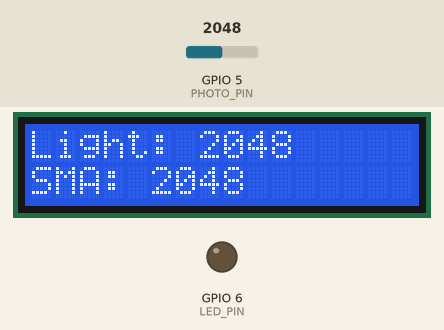
A sketch run on a simulated ESP32-S3. Parts: 16×2 character LCD, output pins drawn as LEDs (lit = HIGH). Dashed ring = blinking. Inputs (shaded band) come from the test bench; at power-on: GPIO 5 (PHOTO_PIN) = 2048. What the sketch prints to the serial monitor is not drawn.

Above: at 1.2 s.
1.3 s: GPIO 5 (PHOTO_PIN) set to 319
At 2.3 s:
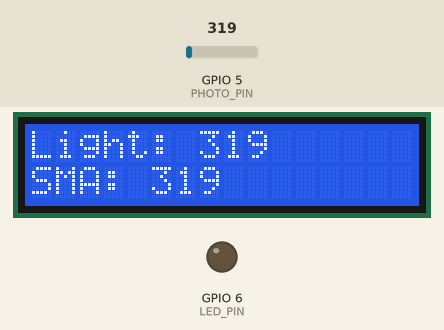
3.1 s: GPIO 5 (PHOTO_PIN) set to 271
At 4.94 s:
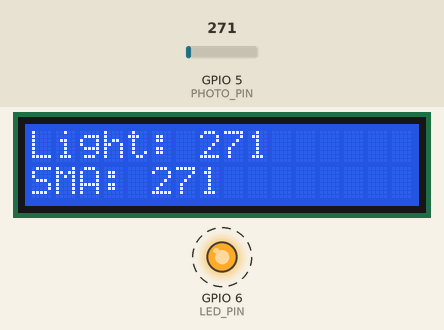
6.1 s: GPIO 5 (PHOTO_PIN) set to 2047
At 6.7 s:
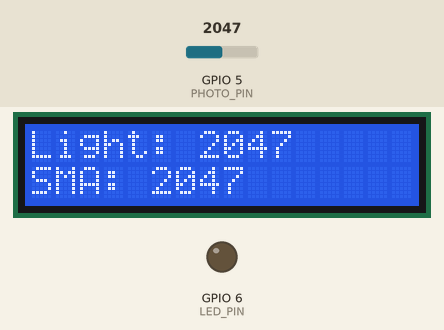
9.1 s: GPIO 5 (PHOTO_PIN) set to 491
At 10.0 s:
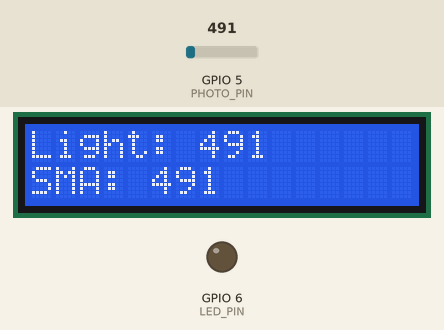
12.1 s: GPIO 5 (PHOTO_PIN) set to 0
At 14.4 s:
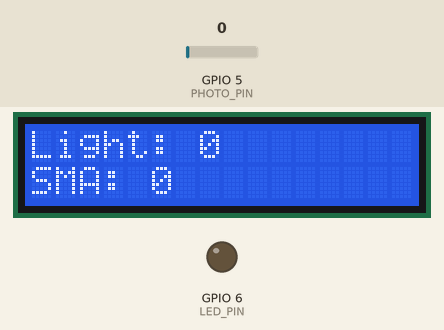
15.1 s: GPIO 5 (PHOTO_PIN) set to 8
At 16.7 s:
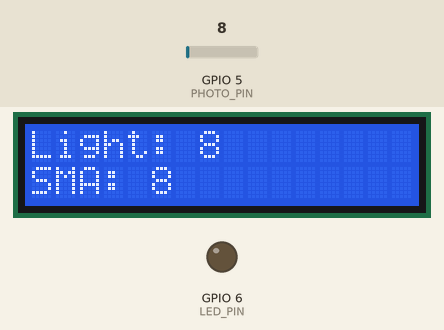
18.1 s: GPIO 5 (PHOTO_PIN) set to 11
Timing chart, 0 to 22.1 s (numbered marks = the images above; inputs shaded):
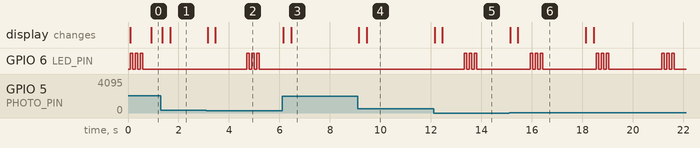

The sketch:

Lab4Part2.ino
```cpp
// File Name: Lab4Part2
// Authors: Arjun Manu, Andrew Lin
// Date: 8/9/25
// Description: Part II creates a scheduler with three tasks: a light detector for
//              data selection and simple moving average (sma) calculation, an LCD printer,
//              an alarm that flashes 3 times when the SMA is outside the desired range, and a
//              primer number calculator. Tasks are split onto different cores and use a binary
//              semaphore to synchronize data.
// Used ChatGPT to figure out Prime number calculator

// Libraries
#include <Arduino.h>
#include <Wire.h>
#include <LiquidCrystal_I2C.h>
#include "freertos/FreeRTOS.h"
#include "freertos/task.h"

#define PHOTO_PIN 5
#define LED_PIN 6

LiquidCrystal_I2C lcd(0x27, 16, 2);

// Initialize handles
SemaphoreHandle_t lightLevelSync;
TaskHandle_t TaskLightHandle;
TaskHandle_t TaskLCDHandle;
TaskHandle_t TaskAlarmHandle;
TaskHandle_t TaskPrimeHandle;

volatile int lightLevel = 0;
volatile float sma = 0;

// Name: setup
// Description: Sets up the serial monitor, the lcd, the semaphore, and the tasks (while
//              pinning them to their respective cores)
void setup(){
  Serial.begin(115200);
  Wire.begin(SDA, SCL);
  lcd.init();
  lcd.backlight();

  lightLevelSync = xSemaphoreCreateBinary();
  xSemaphoreGive(lightLevelSync);

  xTaskCreatePinnedToCore(lightDetector, "Light Detector Task", 8192, NULL, 1, &TaskLightHandle, 0);
  xTaskCreatePinnedToCore(LCD, "LCD Task", 4096, NULL, 1, &TaskLCDHandle, 0);
  xTaskCreatePinnedToCore(anomalyAlarm, "Anomaly Alarm Task", 1024, NULL, 1, &TaskAlarmHandle, 1);
  xTaskCreatePinnedToCore(primeCalculation, "Prime Calculation Task", 1024, NULL, 1, &TaskPrimeHandle, 1);
}

void loop(){}

// Name: lightDetector
// Description: This task first takes the binary semaphore and
//              reads the analog values from the photoResister pin
//              and then puts it into an array with size 5 (sma window size)
//              and finds the average of the numbers in the array. When index
//              reaches 4, reset back down to first index.
//              This task then gives the binary semaphore.
void lightDetector(void *arg){
// ====================> TODO:
//          1. Initialize Variables
  const int windowSize = 5;
  int reading;
  int smaBuffer[windowSize] = {0};
  int smaIndex = 0;
  pinMode(PHOTO_PIN, INPUT);

  while(1){
    reading = analogRead(PHOTO_PIN);
    if(xSemaphoreTake(lightLevelSync, portMAX_DELAY)){
      smaBuffer[smaIndex] = lightLevel;
      smaIndex = (smaIndex + 1) % windowSize;

      int sum = 0;
      for(int i = 0; i < windowSize; i++){
        sum += smaBuffer[i];
      }

      sma = sum / (float)windowSize;
      lightLevel = reading;

      if(xSemaphoreGive(lightLevelSync) != pdTRUE){
        Serial.println("Could not give semaphore");
      }
    }
    vTaskDelay(pdMS_TO_TICKS(10));
  }
}


// Name: LCD
// Description: This task first takes the binary semaphore and
//              prints the lightlevel and SMA onto the LCD.
//              This task then gives the binary semaphore.
void LCD(void *arg){
  while(1){
    if(xSemaphoreTake(lightLevelSync, portMAX_DELAY)){
      lcd.clear();
      lcd.setCursor(0, 0);
      lcd.print("Light: ");
      lcd.print(lightLevel);

      lcd.setCursor(0, 1);
      lcd.print("SMA: ");
      lcd.print((int)sma);
      xSemaphoreGive(lightLevelSync);
    }
    vTaskDelay(pdMS_TO_TICKS(10));
  }
}

// Name: anomalyAlarm
// Description: This task first takes a binary semaphore and
//              checks whether the SMA is outside of the desired
//              range. Then a for loop is used to blink the LED
//              three times and cools down for 2 seconds.
//              This task then gives the binary semaphore.
void anomalyAlarm(void *arg){
  pinMode(LED_PIN, OUTPUT);
  while(1){
    if(xSemaphoreTake(lightLevelSync, portMAX_DELAY)){
      if(sma < 300 || sma > 3800){
        for(int i = 0; i < 3; i++){
          digitalWrite(LED_PIN, HIGH);
          vTaskDelay(pdMS_TO_TICKS(100));
          digitalWrite(LED_PIN, LOW);
          vTaskDelay(pdMS_TO_TICKS(100));
        }
      }
      xSemaphoreGive(lightLevelSync);
    }
    vTaskDelay(pdMS_TO_TICKS(2000));
  }
}

// Name: primeCalculation
// Description: This just runs on its own and goes through
//              a for loop from 2 to 5000 and checks whether
//              the number is a prime number and prints it to
//              the serial monitor.
void primeCalculation(void *arg){
  while(1){
    for(int i = 2; i <= 5000; i++){
    bool prime = true;
    int j = 2;
    while(j * j <= i && prime){
      if(i % j == 0){
        prime = false;
      }
      j++;
    }

    if(prime){
      Serial.println(i);
    }
    vTaskDelay(pdMS_TO_TICKS(100));
    }
  }
}
```

Measured:
- the behaviour switches between 300 and 299 on GPIO 5 (PHOTO_PIN) (found by bisection; images 1 and 2)
- after the input at 1.3 s, the display: first changes after 0.05 s (image 1 shows a later state)
- after the input at 3.1 s, GPIO 6 (LED_PIN): alternates HIGH for 0.10 s and LOW for 0.10 s, 6 changes in all, then stays LOW, starting after 1.6 s; the display: first changes after 0.05 s (image 2 shows a later state)
- after the input at 6.1 s, GPIO 6 (LED_PIN): stops changing and stays LOW; the display: first changes after 0.06 s (image 3 shows a later state)
- after the input at 9.1 s, the display: first changes at once (image 4 shows a later state)
- after the input at 12.1 s, GPIO 6 (LED_PIN): alternates HIGH for 0.10 s and LOW for 0.10 s, 6 changes in all, then stays LOW, starting after 1.2 s; the display: first changes after 0.05 s (image 5 shows a later state)
- after the input at 15.1 s, the display: first changes at once (image 6 shows a later state)
- by itself, GPIO 6 (LED_PIN): alternates HIGH for 0.10 s and LOW for 0.10 s, 6 changes in all, then stays LOW
